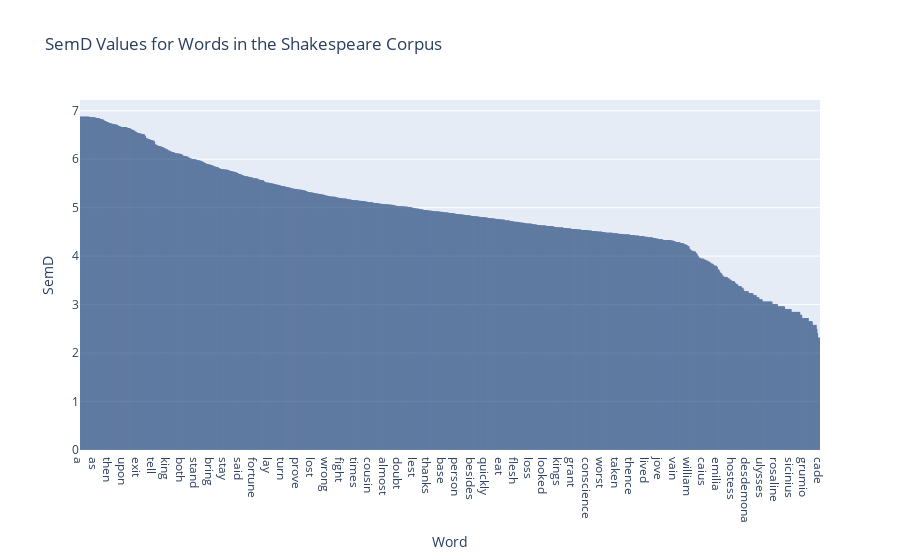

Notebook source saved alongside this figure:
### Code cell
context_length = 1000
min_frequency = 90
min_contexts = 5

# directory_names = ['Shakespeare', 'Oscar Wilde', 'Mark Twain', 'Rudyard Kipling', 'G K Chesterton', 'Arthur Conan Doyle', 'Charles Dickens','Tolstoy']
directory_names = ['Shakespeare']
for directory_name in directory_names:
    directory = f'../Text data/{directory_name}/'
    df = corpus_semd(directory, context_length, min_frequency, min_contexts)
spearman_rank_correlation(df)

### Figure 1 — Plotly figure (JSON) as saved in the notebook; plotly's stock layout.template omitted (floating-point values rounded to 4 significant figures; data arrays with more than 128 entries replaced by an {"elided": "..."} marker saying what was removed)
{"data": [{"alignmentgroup": "True", "hovertemplate": "Word=%{x}<br>SemD=%{y}<extra></extra>", "legendgroup": "", "marker": {"color": "rgb(158,202,225)", "line": {"color": "rgb(8,48,107)", "width": 1.5}, "pattern": {"shape": ""}}, "name": "", "offsetgroup": "", "opacity": 0.6, "orientation": "v", "showlegend": false, "textposition": "auto", "type": "bar", "x": {"elided": "1123 str values"}, "xaxis": "x", "y": {"elided": "1123 float values"}, "yaxis": "y"}], "layout": {"barmode": "relative", "legend": {"tracegroupgap": 0}, "title": {"text": "SemD Values for Words in the Shakespeare Corpus"}, "xaxis": {"anchor": "y", "domain": [0, 1], "title": {"text": "Word"}}, "yaxis": {"anchor": "x", "domain": [0, 1], "title": {"text": "SemD"}}}}
